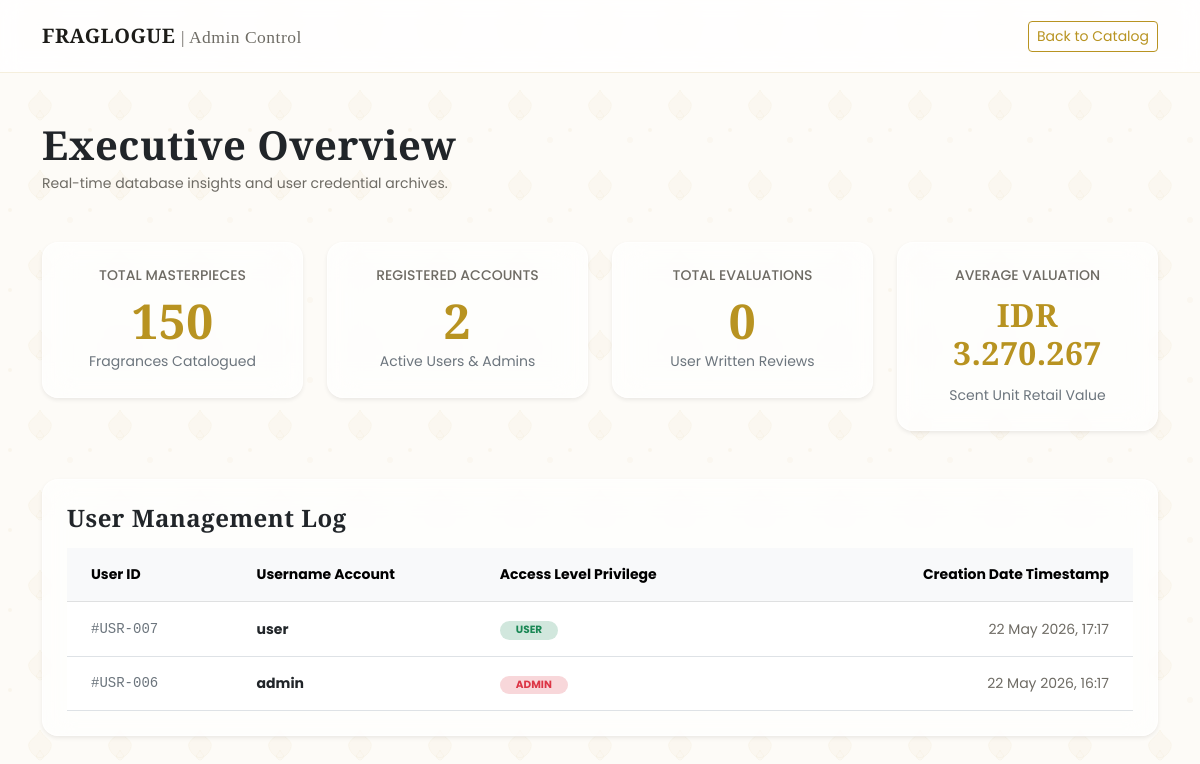
The page /dashboard_admin.php (signed in) on the database its author committed.
### tables this page shows
CREATE TABLE `users` (
  `id_user` int(11) NOT NULL,
  `username` varchar(50) NOT NULL,
  `password` varchar(255) NOT NULL,
  `role` enum('admin','user') DEFAULT 'user',
  `created_at` timestamp NOT NULL DEFAULT current_timestamp()
);

### dashboard_admin.php (the view, shortened to what this page needs)
<?php
include 'koneksi.php';
$stat_perfumes = mysqli_fetch_assoc(mysqli_query($koneksi, "SELECT COUNT(*) as total FROM perfumes"));
$stat_users    = mysqli_fetch_assoc(mysqli_query($koneksi, "SELECT COUNT(*) as total FROM users"));
$stat_reviews  = mysqli_fetch_assoc(mysqli_query($koneksi, "SELECT COUNT(*) as total FROM reviews"));
$stat_avg_price = mysqli_fetch_assoc(mysqli_query($koneksi, "SELECT AVG(price) as rata_rata FROM perfumes"));
$user_query = mysqli_query($koneksi, "SELECT id_user, username, role, created_at FROM users ORDER BY created_at DESC");
?>
<!DOCTYPE html>
<html lang="en">
<head>
    <link href="https://cdn.jsdelivr.net/npm/bootstrap@5.3.0/dist/css/bootstrap.min.css" rel="stylesheet">
    <link rel="stylesheet" href="assets/css/style.css">
</head>
<body>
    <nav class="navbar navbar-expand-lg navbar-luxury py-3 sticky-top">
        <div class="container">
            <a class="navbar-brand fw-bold text-gold" href="index.php">FRAGLOGUE <span class="small fw-light text-muted">| Admin Control</span></a>
            <a href="index.php" class="btn btn-sm btn-outline-gold">Back to Catalog</a>
        </div>
    </nav>
    <div class="container my-5">
        <div class="mb-5">
            <h1 class="text-dark fw-bold mb-1 font-serif">Executive Overview</h1>
            <p class="text-muted small">Real-time database insights and user credential archives.</p>
        </div>
        <div class="row g-4 mb-5">
            <div class="col-12 col-sm-6 col-lg-3">
                <div class="perfume-card p-4 text-center bg-white shadow-sm">
                    <h6 class="text-muted text-uppercase small tracking-wider mb-2">Total Masterpieces</h6>
                    <h2 class="display-5 fw-bold text-gold mb-0"><?= $stat_perfumes['total']; ?></h2>
                    <span class="small text-secondary">Fragrances Catalogued</span>
                </div>
            </div>
            <div class="col-12 col-sm-6 col-lg-3">
                <div class="perfume-card p-4 text-center bg-white shadow-sm">
                    <h6 class="text-muted text-uppercase small tracking-wider mb-2">Registered Accounts</h6>
                    <h2 class="display-5 fw-bold text-gold mb-0"><?= $stat_users['total']; ?></h2>
                    <span class="small text-secondary">Active Users & Admins</span>
                </div>
            </div>
            <div class="col-12 col-sm-6 col-lg-3">
                <div class="perfume-card p-4 text-center bg-white shadow-sm">
                    <h6 class="text-muted text-uppercase small tracking-wider mb-2">Total Evaluations</h6>
                    <h2 class="display-5 fw-bold text-gold mb-0"><?= $stat_reviews['total']; ?></h2>
                    <span class="small text-secondary">User Written Reviews</span>
                </div>
            </div>
            <div class="col-12 col-sm-6 col-lg-3">
                <div class="perfume-card p-4 text-center bg-white shadow-sm h-100 d-flex flex-column justify-content-between">
                    <h6 class="text-muted text-uppercase small tracking-wider mb-2">Average Valuation</h6>
                    <h2 class="fs-2 fw-bold text-gold mb-0 py-1">IDR <?= number_format($stat_avg_price['rata_rata'], 0, ',', '.'); ?></h2>
                    <span class="small text-secondary d-block mt-2">Scent Unit Retail Value</span>
                </div>
            </div>
        </div>
        <div class="perfume-card p-4 bg-white shadow-sm rounded-4">
            <h3 class="h4 text-dark fw-bold mb-3 font-serif">User Management Log</h3>
            <div class="table-responsive">
                <table class="table table-hover align-middle mb-0">
                    <thead class="table-light">
                        <tr class="text-muted small">
                            <th class="py-3 px-4">User ID</th>
                            <th class="py-3">Username Account</th>
                            <th class="py-3">Access Level Privilege</th>
                            <th class="py-3 px-4 text-end">Creation Date Timestamp</th>
                        </tr>
                    </thead>
                    <tbody class="small">
                        <?php while($user = mysqli_fetch_array($user_query)): ?>
                            <tr>
                                <td class="py-3 px-4 text-secondary font-monospace">#USR-<?= sprintf("%03d", $user['id_user']); ?></td>
                                <td class="py-3 fw-bold text-dark"><?= htmlspecialchars($user['username']); ?></td>
                                <td class="py-3">
                                    <span class="badge px-3 py-1 rounded-pill <?= $user['role'] === 'admin' ? 'bg-danger-subtle text-danger' : 'bg-success-subtle text-success' ?>">
                                        <?= strtoupper($user['role']); ?>
                                    </span>
                                </td>
                                <td class="py-3 px-4 text-end text-muted"><?= date('d M Y, H:i', strtotime($user['created_at'])); ?></td>
                            </tr>
                        <?php endwhile; ?>
                    </tbody>
                </table>
            </div>
        </div>
    </div>
</body>
</html>

### assets/css/style.css (style rules this page uses)
:root { --luxury-bg: #fdfbf7; --luxury-card: rgba(255, 255, 255, 0.65); --luxury-gold: #b89321; --luxury-gold-hover: #967514; --luxury-text: #1c1b18; --luxury-muted: #6e6b64; }
body { font-family: 'Poppins', sans-serif; background-color: var(--luxury-bg); color: var(--luxury-text); }
h1, h2, h3, .navbar-brand { font-family: 'Playfair Display', serif; letter-spacing: 0.5px; }
.navbar-luxury { background-color: rgba(255, 255, 255, 0.8) !important; backdrop-filter: blur(10px); -webkit-backdrop-filter: blur(10px); border-bottom: 1px solid rgba(184, 147, 33, 0.15); }
.navbar-luxury .navbar-brand, .navbar-luxury .nav-link { color: var(--luxury-text) !important; }
.btn-outline-gold { border: 1px solid var(--luxury-gold); color: var(--luxury-gold); background: transparent; transition: all 0.3s ease; }
.perfume-card { background: var(--luxury-card) !important; backdrop-filter: blur(15px); -webkit-backdrop-filter: blur(15px); border: 1px solid rgba(255, 255, 255, 0.6) !important; border-radius: 16px; box-shadow: 0 8px 32px 0 rgba(184, 147, 33, 0.06); overflow: hidden; transition: all 0.4s cubic-bezier(0.165, 0.84, 0.44, 1); }
.text-gold { color: var(--luxury-gold) !important; }
.text-muted { color: var(--luxury-muted) !important; }

### rows shown on the page
users: id_user "007", username "user", role "USER", created_at "22 May 2026, 17:17"
users: id_user "006", username "admin", role "ADMIN", created_at "22 May 2026, 16:17"

### other values the page prints
$stat_perfumes['total'] "150"
$stat_users['total'] "2"
$stat_reviews['total'] "0"
$stat_avg_price['rata_rata'] "3.270.267"
